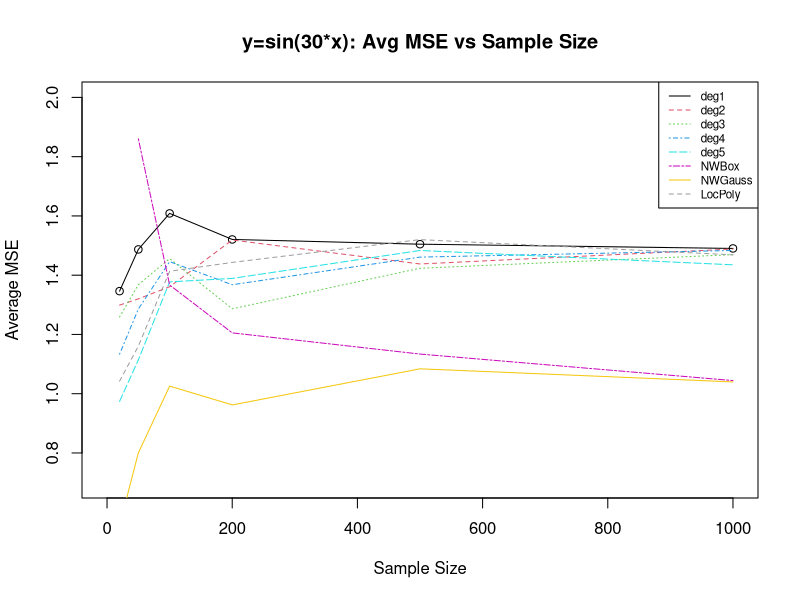

Recreate this plot in R.
#HW3 Stat527
#Problem 2

n_s = c(20,50,100,200,500,1000)
mse = array(0, dim=c(10,8,length(n_s)))
for(i in 1:length(n_s)){
 #print(i)
   for(j in 1:10){
     for(d in 1:5){
       x = sort(runif(n_s[i]))
       y = sin(30*x) + rnorm(n_s[i]) #change to compare using other truth functions
     
         reg = lm(y ~ poly(x,degree=d))
         mse[j,d,i] = (1/n_s[i])*sum((fitted(reg) - y)^2)
      }
     
     reg = ksmooth(x,y,bandwidth = 0.05,kernel='normal')
     mse[j,6,i] = mean((y-reg$y)^2)
       
     reg = numeric(n_s[i])
     box_width = .05
     for(k in 1:n_s[i]){  #create predictions vector
         reg[k] = mean(y[abs(x-x[k])<box_width])
      }
     mse[j,7,i] = mean((y - reg)^2)
       
     reg = loess(y ~ x)
     mse[j,8,i] = mean((y - fitted(reg))^2)
   }
 }
average_mse = array(0, dim = c(8,length(n_s)))
for(i in 1:8){
   for(j in 1:length(n_s)){
       average_mse[i,j] = mean(mse[,i,j])
     }
 }
plot(n_s, average_mse[1,],xlim=c(0,1000),ylim=c(0.7,2),xlab='Sample Size', ylab = 'Average MSE',main='y=sin(30*x): Avg MSE vs Sample Size')
lines(n_s,average_mse[1,],lty=1)
for(i in 2:8){
   lines(n_s, average_mse[i,],col=i,lty=i)
 }
legend('topright',legend=c('deg1','deg2','deg3','deg4','deg5','NWBox','NWGauss','LocPoly'),col=1:8,lty=1:8,cex=0.7)
 
 